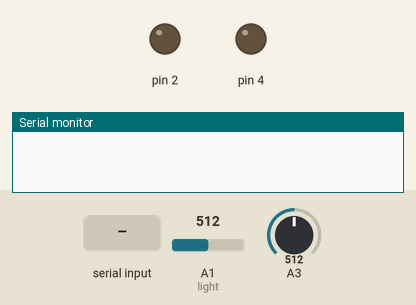
Simulated run of this sketch. Board: Arduino Uno, built with avr-gcc and run on an emulated ATmega328P. Shown: output pins drawn as LEDs (lit = HIGH), the last lines printed to the serial monitor. Dashed ring = blinking. Inputs (shaded band) come from the test bench; at power-on: A1 (light) = 512, A3 = 512.

Above: at 1.2 s.
1.3 s: "d" received over Serial
At 1.51 s:
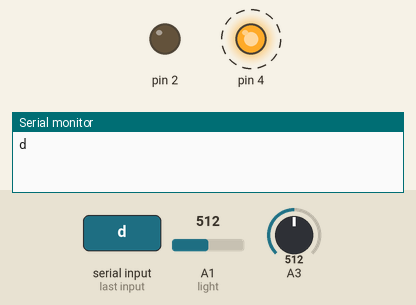
3.1 s: "1" received over Serial
Timing chart, 0 to 6.1 s (numbered marks = the images above; inputs shaded):
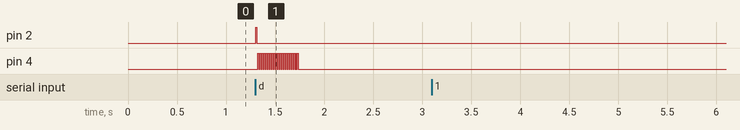

Measured:
- after the input at 1.3 s, pin 2: LOW → HIGH at once, → LOW 0.01 s later; pin 4: alternates HIGH for 0.01 s and LOW for 0.01 s, 42 changes in all, then stays LOW, starting at once

The sketch:

Back_End.ino
```cpp
// Backend

/*
 * TO DO:
 * 1. Add in turbidity functionality [DONE]
 * 2. Calibrate sensor [DONE]
 */

void setup() {
  Serial.begin(9600);
  analogReference(INTERNAL);
  pinMode(2, OUTPUT);
  pinMode(4, OUTPUT);

}

//for tds
float volt = 0;
float avg = 0;
char incoming; //see when to send what

//for turbidity
float val_light = 0;
float val_no_light = 0;
float val = 0;
float avgval = 0;

void loop() {
  avg = 0;
  if (Serial.available()>0){

    incoming = Serial.read();
    Serial.println(incoming);
    /*
     *  To prevent electrolysis,
     *  the program does not apply a constant voltage to the water,
     *  but only when you ask the program to send you a reading.
     */
    if (incoming == 'd'){ //tds
      //reading data
      for (int i = 0; i <= 100; i++){
        digitalWrite(2, HIGH);
        volt = analogRead(A3);
        avg += volt; //an average is taken for the sake of accuracy, and denoising
      }
      digitalWrite(2, LOW);
      avg = avg/100;


    /*
     * A turbidity sensor measures the cloudiness of water.
     * This can be achieved using a LDR and a LED.
     * The less light that comes through from the LED to the LDR, the cloudier the water is.
     * To cancel out background light, I am turning the LED on and off every 50 milliseconds.
     * The reading of the LDR during the time that the LED is off
     * can be subtracted from the reading of the LDR during the
     * time that the LED is on, to get a final turbidity reading,
     * free of background light.
     * In theory this eliminates the need of something
     * like a dark box for the system to be housed in.
     */
      //reading data
      for (int n = 0; n <= 20; n++){
        digitalWrite(4, LOW);
        val_no_light = analogRead(A1); //reading with no light
        delay(10); //1 ms delay
        digitalWrite(4, HIGH);
        val_light = analogRead(A1); //reading with light on
        delay(10); //1 ms delay
        val = val_light-val_no_light; //subtracting the two
        avgval += val;
      }
      digitalWrite(4, LOW);
      avgval /= 20; //calculating average for the sake of accuracy/denoising

      Serial.print(avg); //average printed to serial
      Serial.print(',');
      Serial.println(avgval); //print to serial

      avgval = 0;
      avg = 0;
    }
  }
  Serial.flush();
}
```
